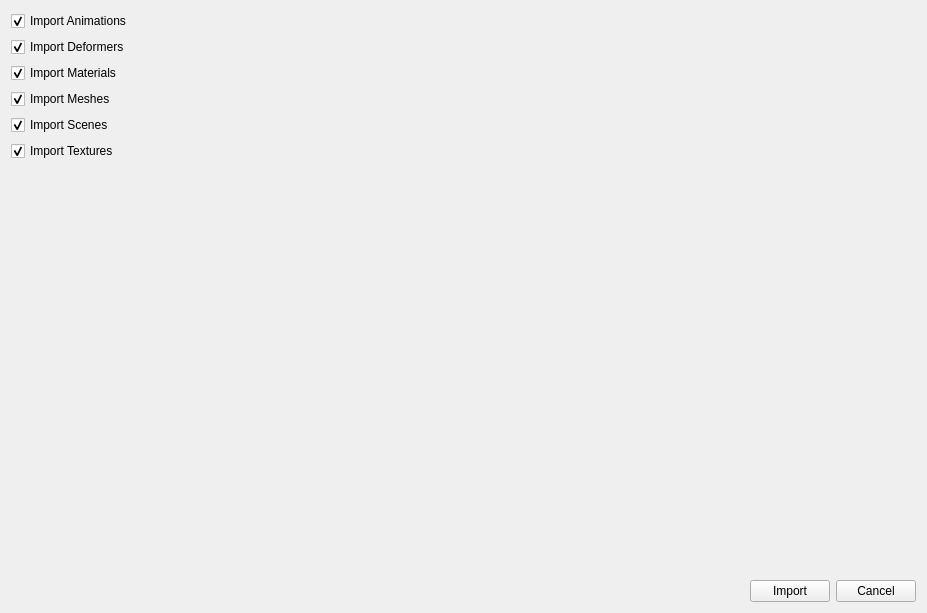
<?xml version="1.0" encoding="UTF-8"?>
<ui version="4.0">
 <class>ImportglTFDialog</class>
 <widget class="QWidget" name="ImportglTFDialog">
  <property name="geometry">
   <rect>
    <x>0</x>
    <y>0</y>
    <width>927</width>
    <height>613</height>
   </rect>
  </property>
  <property name="sizePolicy">
   <sizepolicy hsizetype="Fixed" vsizetype="Fixed">
    <horstretch>0</horstretch>
    <verstretch>0</verstretch>
   </sizepolicy>
  </property>
  <property name="windowTitle">
   <string>Form</string>
  </property>
  <layout class="QVBoxLayout" name="verticalLayout_2">
   <item>
    <layout class="QVBoxLayout" name="verticalLayout">
     <item>
      <widget class="QCheckBox" name="importAnimations">
       <property name="text">
        <string>Import Animations</string>
       </property>
       <property name="checked">
        <bool>true</bool>
       </property>
      </widget>
     </item>
     <item>
      <widget class="QCheckBox" name="importDeformers">
       <property name="text">
        <string>Import Deformers</string>
       </property>
       <property name="checked">
        <bool>true</bool>
       </property>
      </widget>
     </item>
     <item>
      <widget class="QCheckBox" name="importMaterials">
       <property name="text">
        <string>Import Materials</string>
       </property>
       <property name="checked">
        <bool>true</bool>
       </property>
      </widget>
     </item>
     <item>
      <widget class="QCheckBox" name="importMeshes">
       <property name="text">
        <string>Import Meshes</string>
       </property>
       <property name="checked">
        <bool>true</bool>
       </property>
      </widget>
     </item>
     <item>
      <widget class="QCheckBox" name="importScenes">
       <property name="text">
        <string>Import Scenes</string>
       </property>
       <property name="checked">
        <bool>true</bool>
       </property>
      </widget>
     </item>
     <item>
      <widget class="QCheckBox" name="importTextures">
       <property name="text">
        <string>Import Textures</string>
       </property>
       <property name="checked">
        <bool>true</bool>
       </property>
      </widget>
     </item>
     <item>
      <spacer name="verticalSpacer">
       <property name="orientation">
        <enum>Qt::Orientation::Vertical</enum>
       </property>
       <property name="sizeHint" stdset="0">
        <size>
         <width>20</width>
         <height>40</height>
        </size>
       </property>
      </spacer>
     </item>
     <item>
      <layout class="QHBoxLayout" name="horizontalLayout">
       <item>
        <spacer name="horizontalSpacer">
         <property name="orientation">
          <enum>Qt::Orientation::Horizontal</enum>
         </property>
         <property name="sizeHint" stdset="0">
          <size>
           <width>40</width>
           <height>20</height>
          </size>
         </property>
        </spacer>
       </item>
       <item>
        <widget class="QPushButton" name="importButton">
         <property name="text">
          <string>Import</string>
         </property>
        </widget>
       </item>
       <item>
        <widget class="QPushButton" name="cancelButton">
         <property name="text">
          <string>Cancel</string>
         </property>
        </widget>
       </item>
      </layout>
     </item>
    </layout>
   </item>
  </layout>
 </widget>
 <resources/>
 <connections/>
</ui>
